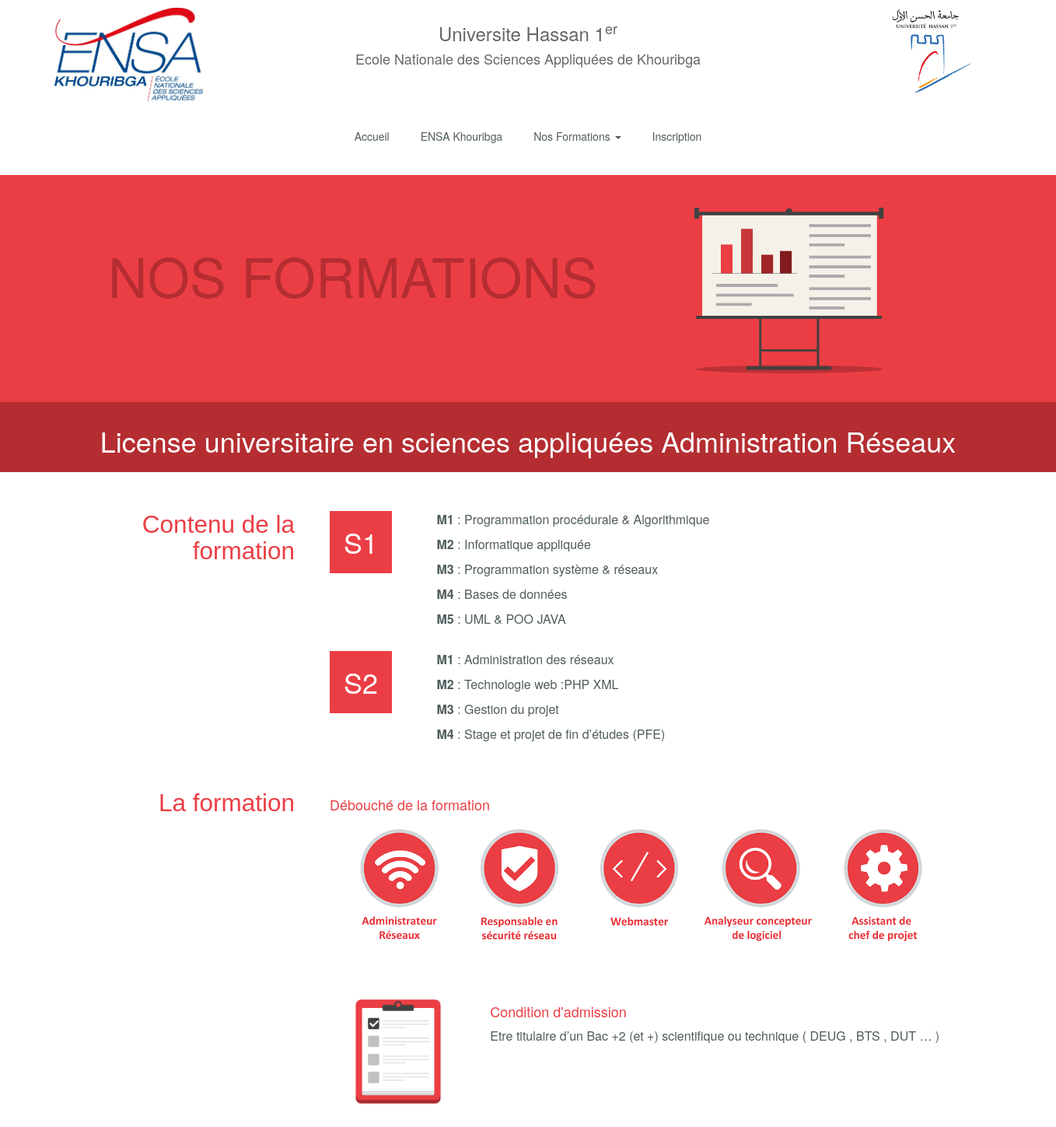
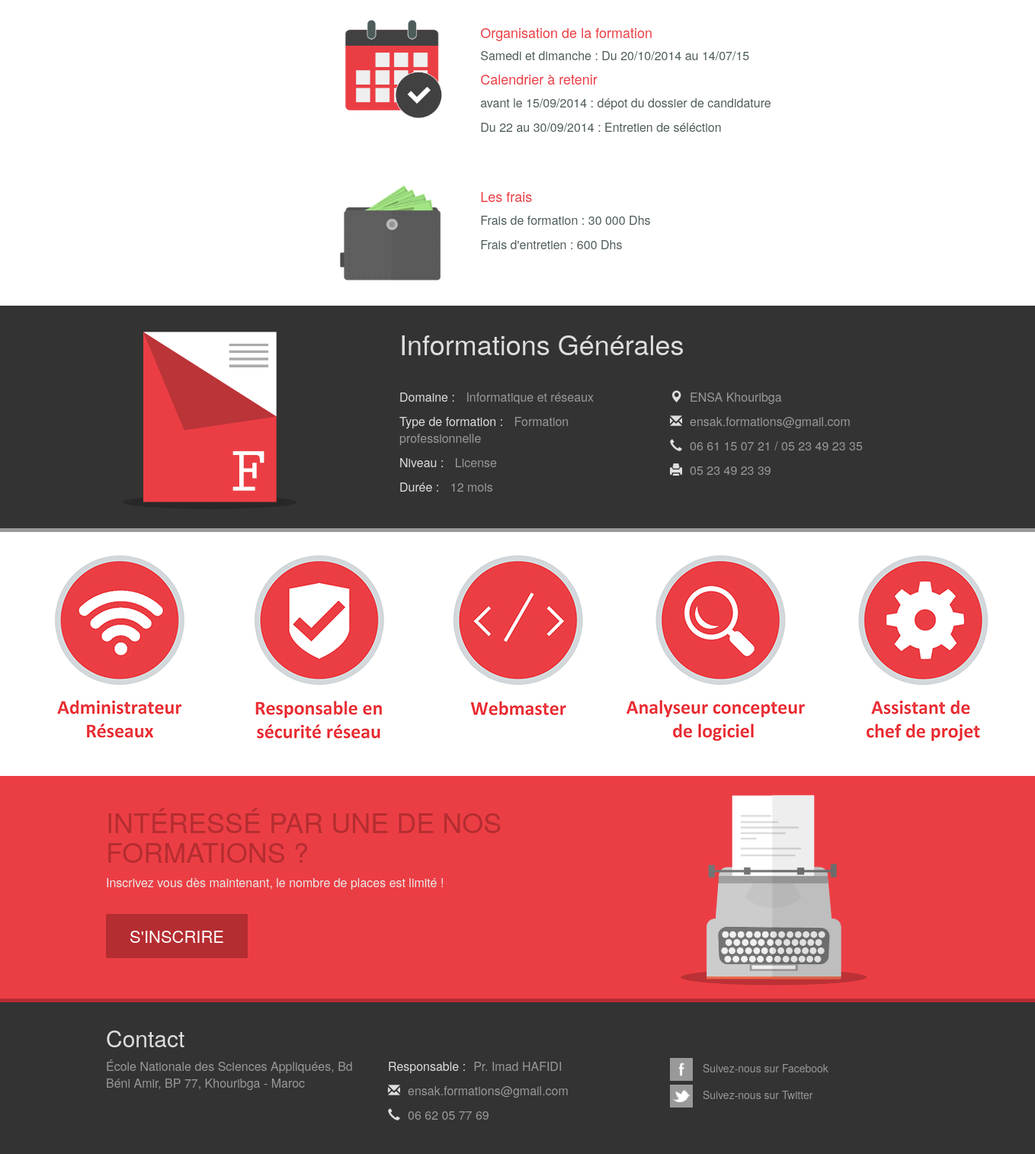
Before: /fr/formations.php?id_page=lar with the older database file (2 pictures, top to bottom).
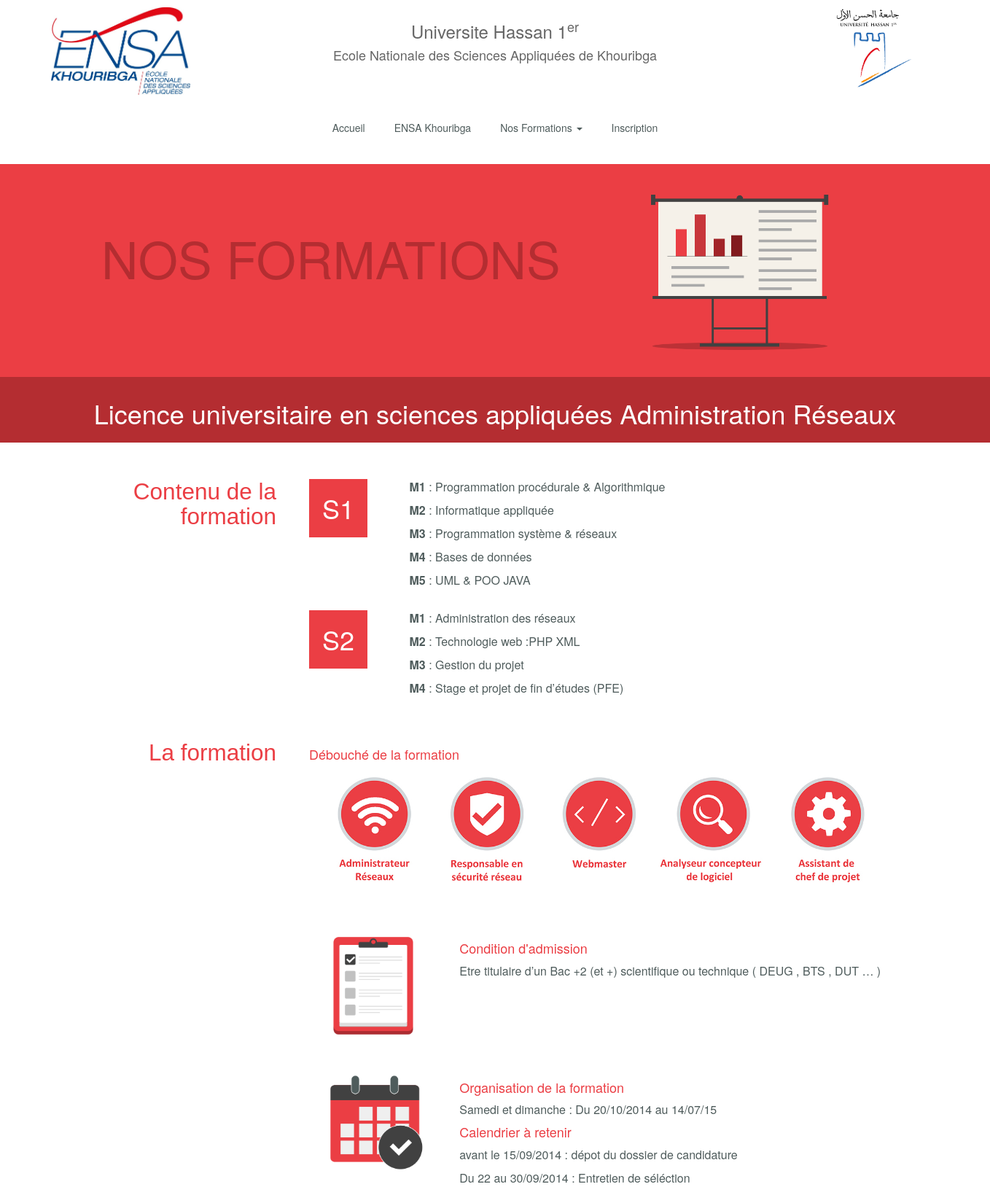
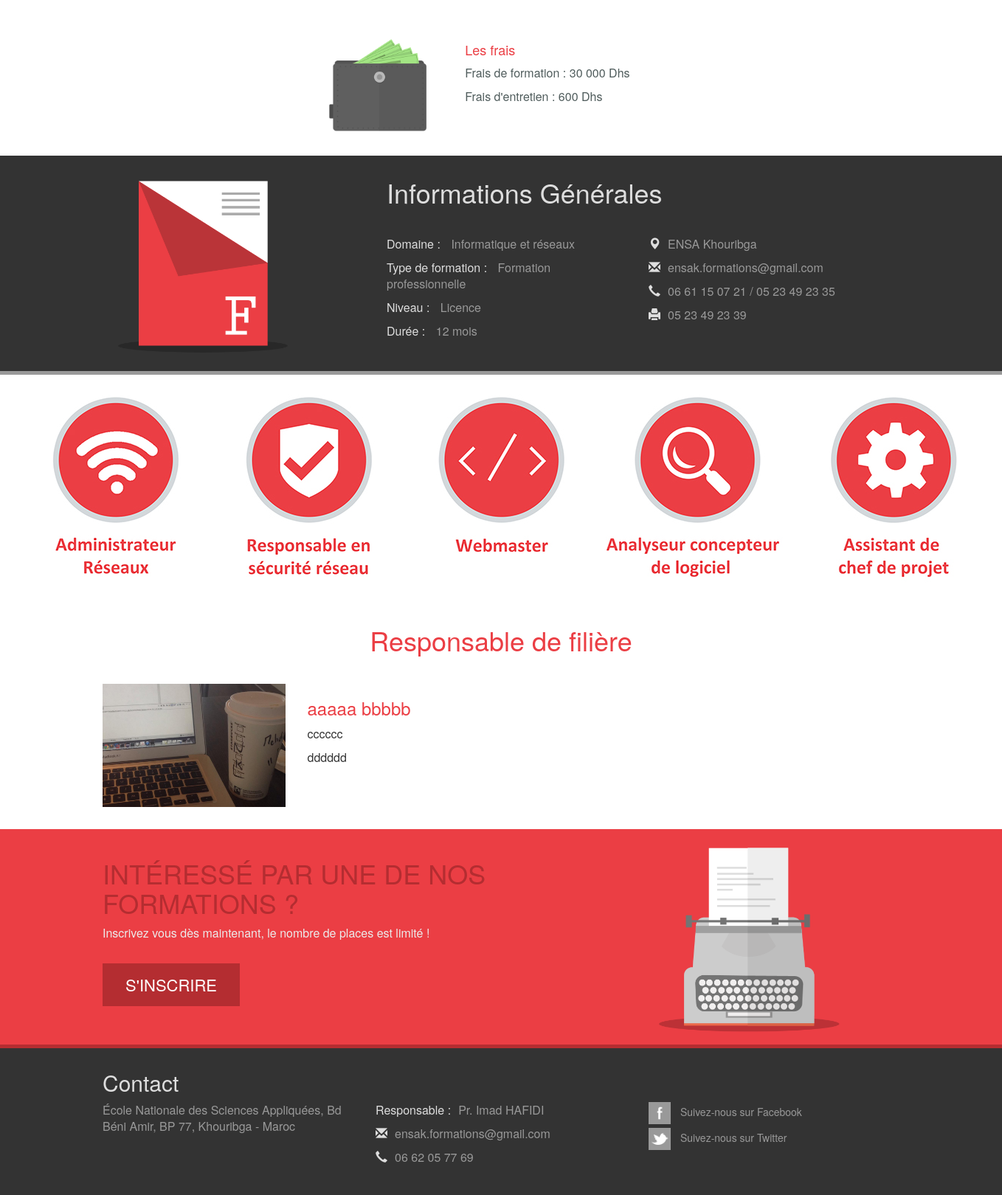
After: the same page with the newer database file (2 pictures, top to bottom).
### tables this page shows
CREATE TABLE `formations` (
  `id_formations` varchar(40) NOT NULL,
  `menu_titre` varchar(30) NOT NULL,
  `niveau` varchar(30) NOT NULL,
  `id_logo` varchar(50) NOT NULL,
  `titre` varchar(255) NOT NULL,
  `nbr_semestre` int(10) NOT NULL,
  `domaine` varchar(30) NOT NULL,
  `type_formations` varchar(100) NOT NULL,
  `duree` varchar(20) NOT NULL,
  `email` varchar(50) NOT NULL,
  `telephone` varchar(60) NOT NULL,
  `fax` varchar(40) NOT NULL,
  `Debouche_formations` varchar(20) NOT NULL,
  `condition_admission` varchar(255) NOT NULL,
  `organisation_formations` varchar(255) NOT NULL,
  `date_depot` varchar(255) NOT NULL,
  `date_entretien` varchar(255) NOT NULL,
  `frais_formations` varchar(10) NOT NULL,
  `frais_entretien` varchar(10) NOT NULL,
  `logo_sponsor` varchar(30) NOT NULL,
  `vue` int(10) NOT NULL,
  `contacte` int(10) NOT NULL,
  `inscrit` int(10) NOT NULL
);

CREATE TABLE `module` (
  `id_module` varchar(50) NOT NULL,
  `nom_module` varchar(100) NOT NULL,
  `id_semestre` varchar(20) NOT NULL,
  `id_formations` varchar(40) NOT NULL
);

CREATE TABLE `lier` (
  `id_formations` varchar(50) NOT NULL,
  `id_prof` varchar(50) NOT NULL
);

CREATE TABLE `prof` (
`id_prof` int(100) NOT NULL,
  `nom` varchar(30) NOT NULL,
  `prenom` varchar(30) NOT NULL,
  `resume` varchar(300) NOT NULL,
  `descriptif` varchar(1000) NOT NULL,
  `photo` varchar(100) NOT NULL
);

### Model/constructconnect.php (called while the page is built)
<?php
$this->_db = new PDO('mysql:host=localhost;dbname=db_fc','root', '');
?>

### Model/functdb.php (called while the page is built, shortened)
<?php
Class functdb {
  public $_db;
  public function __construct() {
    include("../Model/constructconnect.php");
  }
	public function getformationlinewithid($id_page,$index){
    $all_ins=$this->_db->query("select * from formations where id_formations='$id_page'");
    $all_ins->setFetchMode(PDO::FETCH_NUM);
    $ligne_ins=$all_ins->fetch();
    return $ligne_ins[$index];
	}
}
?>

### fr/formations.php (the view, shortened to what the changed rows need)
<?php
  include "../Model/connect.php";
  include_once "../Model/functdb.php";
  $functdb = new functdb();
include("../Layouts/headstatic.php");
?>
<body>
    <?php $id = $id_page; include("menu.php");  ?>
      <div class="inscription">
        <div class="container">
          <div class="col-lg-12">
            <div class="col-lg-8">
              <h1 class="title">NOS FORMATIONS</h1>
            </div>
          </div>
        </div>
      </div>
    <div class="sub">
      <h1 class="title"><?php print($functdb->getformationlinewithid($_GET['id_page'],4));?></h1>
    </div>
    <div class="section">
      <div class="container">
        <div class="col-lg-3">
          <h1 class="title">Contenu de la formation</h1>
        </div>
        <div class="col-lg-9">
          <?php
              for ($i=1; $i <=$functdb->getformationlinewithid($_GET['id_page'],5); $i++) {
          ?>
          <div class="semestre">
            <div class="col-lg-2">
              <h1 class="header-box">S<?php echo $i;?></h1>
            </div>
            <div class="col-lg-10 modules">
              <?php
                $id_page=$_GET['id_page'];
                $all_nbr_module=$_db->query("select count(id_semestre) from module where id_formations='$id_page' AND id_semestre='Semestre $i'");
                $all_nbr_module->setFetchMode(PDO::FETCH_NUM);
                $ligne_nbr_module=$all_nbr_module->fetch();
                for ($j=1; $j <=$ligne_nbr_module[0]; $j++) {
                    $all_nom_module=$_db->query("select nom_module from module where id_module='$id_page-S$i-M$j'");
                    $all_nom_module->setFetchMode(PDO::FETCH_NUM);
                    $ligne_nom_module=$all_nom_module->fetch();
              ?>
              <p><strong>M<?php echo $j;?> </strong>: <?php print($ligne_nom_module[0]); ?></p>
              <?php  } ?>
            </div>
          </div>
          <?php  } ?>
        </div>
      </div>
    </div>
    <div class="section">
      <div class="container">
        <div class="col-lg-3">
          <h1 class="title">La formation</h1>
        </div>
        <?php $rest = substr($functdb->getformationlinewithid($_GET['id_page'],12), -3);
        if($rest=="jpg" || $rest=="jpeg" || $rest=="gif" || $rest=="png") { ?>
        <div class="col-lg-9 section-content">
          <div class="col-lg-12">
            <h4>Débouché de la formation</h4>
            <img src='<?php echo $functdb->getformationlinewithid($_GET['id_page'],12);?>'>
          </div>
        </div>
        <?php }?>
      </div>
    </div>
    <div class="section">
      <div class="container">
        <div class="col-lg-9 section-content">
          <div class="col-lg-9">
            <h4>Condition d'admission</h4>
            <p><?php print($functdb->getformationlinewithid($_GET['id_page'],13)); ?></p>
          </div>
        </div>
      </div>
    </div>
    <div class="section">
      <div class="container">
        <div class="col-lg-9 section-content">
          <div class="col-lg-9">
            <h4>Organisation de la formation</h4>
            <p><?php print($functdb->getformationlinewithid($_GET['id_page'],14)); ?></p>
            <h4>Calendrier à retenir</h4>
            <p><?php print($functdb->getformationlinewithid($_GET['id_page'],15)); ?> : dépot du dossier de candidature</p>
            <p><?php print($functdb->getformationlinewithid($_GET['id_page'],16)); ?> : Entretien de séléction</p>
          </div>
        </div>
      </div>
    </div>
    <div class="section">
      <div class="container">
        <div class="col-lg-9 section-content">
          <div class="col-lg-9">
            <h4>Les frais</h4>
            <p>Frais de formation : <?php print($functdb->getformationlinewithid($_GET['id_page'],17)); ?></p>
            <p>Frais d'entretien : <?php print($functdb->getformationlinewithid($_GET['id_page'],18)); ?></p>
          </div>
        </div>
      </div>
    </div>
    <div class="info-general">
      <div class="container">
        <div class="col-lg-12">
          <div class="col-lg-8">
            <h1>Informations Générales</h1>
            <div class="col-lg-6">
              <p><span>Domaine :</span> <?php print($functdb->getformationlinewithid($_GET['id_page'],6)); ?></p>
              <p><span>Type de formation :</span> <?php print($functdb->getformationlinewithid($_GET['id_page'],7)); ?></p>
              <p><span>Niveau :</span> <?php print($functdb->getformationlinewithid($_GET['id_page'],2)); ?></p>
              <p><span>Durée :</span> <?php print($functdb->getformationlinewithid($_GET['id_page'],8)); ?></p>
            </div>
            <div class="col-lg-6">
              <p><span class="glyphicon glyphicon-map-marker"></span>ENSA Khouribga</p>
              <p><span class="glyphicon glyphicon-envelope"></span><?php print($functdb->getformationlinewithid($_GET['id_page'],9)); ?></p>
              <p><span class="glyphicon glyphicon-earphone"></span><?php print($functdb->getformationlinewithid($_GET['id_page'],10)); ?></p>
              <p><span class="glyphicon glyphicon-print"></span>05 23 49 23 39</p>
            </div>
          </div>
        </div>
      </div>
    </div>
    <?php $rest = substr($functdb->getformationlinewithid($_GET['id_page'],19), -3);
        if($rest=="jpg" || $rest=="jpeg" || $rest=="gif" || $rest=="png") { ?>
    <div class="logos"><img src='<?php echo $functdb->getformationlinewithid($_GET['id_page'],19);?>'></div>
    <?php } ?>
    <?php
      $idformation= $_GET['id_page'];
      $all_ins=$_db->query("SELECT * FROM lier RIGHT JOIN prof ON prof.id_prof=lier.id_prof WHERE lier.id_formations='$idformation'");
      $all_ins->setFetchMode(PDO::FETCH_NUM);
      $ligne=$all_ins->fetch();
      if($ligne){
    ?>
        <div class="container">
          <h1 class="title-center">Responsable de filière</h1>
          <div class="col-lg-12 responsable">
              <?php while($ligne=$all_ins->fetch()){ ?>
            <div class="col-lg-3">
              <img src="<?php echo $ligne[7];?>">
            </div>
            <div class="col-lg-9">
              <h3><?php echo $ligne[3]." ".$ligne[4];?></h3>
              <p><?php echo $ligne[5];?></p>
              <p><?php echo $ligne[6];?></p>
            </div>
            <?php } ?>
          </div>
        </div>
    <?php } ?>
<?php include "../Layouts/footerstatic.php"; ?>
</body>
</html>

Changed rows visible on the page:
changed formations "30 000 Dhs": titre "License universitaire en sciences appliquées Administration Réseaux" → "Licence universitaire en sciences appliquées Administration Réseaux"; niveau "License" → "Licence"
added lier: id_prof.photo (picture), id_prof.nom "aaaaa", id_prof.prenom "bbbbb", id_prof.resume "cccccc", id_prof.descriptif "dddddd"
Other visible differences:
text now shown: "Responsable de filière"
